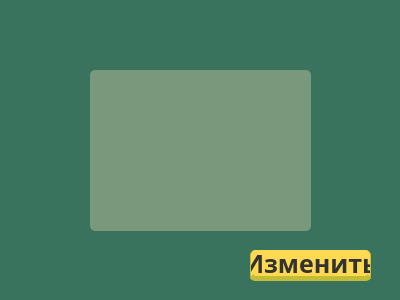
<?xml version="1.0" encoding="UTF-8"?>
<ui version="4.0">
 <class>Edit</class>
 <widget class="QDialog" name="Edit">
  <property name="geometry">
   <rect>
    <x>0</x>
    <y>0</y>
    <width>400</width>
    <height>300</height>
   </rect>
  </property>
  <property name="windowTitle">
   <string>Dialog</string>
  </property>
  <property name="styleSheet">
   <string notr="true">background-color:rgb(57, 115, 93);</string>
  </property>
  <widget class="QPushButton" name="pushButton_edit">
   <property name="geometry">
    <rect>
     <x>250</x>
     <y>250</y>
     <width>121</width>
     <height>31</height>
    </rect>
   </property>
   <property name="sizeIncrement">
    <size>
     <width>0</width>
     <height>0</height>
    </size>
   </property>
   <property name="font">
    <font>
     <family>American Typewriter</family>
     <pointsize>19</pointsize>
     <italic>false</italic>
     <bold>true</bold>
    </font>
   </property>
   <property name="styleSheet">
    <string notr="true">QPushButton{
	background-color:	rgb(255,217,81);
	border: none;
	border-radius: 5px;
	border-bottom: 5px solid rgb(195, 189, 54);
	border-right: 1px solid rgb(195, 189, 54);
	border-left: 1px solid rgb(195, 189, 54);
	font: 700 19pt 'American Typewriter'; color:rgb(50, 50, 50)
	
}
QPushButton:hover{
	background-color:	rgb(255,240,90);
	border-radius: 5px;
	border-bottom: 5px solid rgb(195, 189, 54);
	border-right: 1px solid rgb(195, 189, 54);
	border-left: 1px solid rgb(195, 189, 54);
	font: 700 20pt 'American Typewriter'; color:rgb(50, 50, 50)
}
QPushButton:pressed{
	background-color:	rgb(255,200,70);
	border-radius: 5px;
	border-bottom: 5px solid rgb(195, 189, 54);
	border-right: 1px solid rgb(195, 189, 54);
	border-left: 1px solid rgb(195, 189, 54);
	font: 700 19pt 'American Typewriter'; color:rgb(50, 50, 50)
}</string>
   </property>
   <property name="text">
    <string>Изменить</string>
   </property>
  </widget>
  <widget class="QWidget" name="layoutWidget">
   <property name="geometry">
    <rect>
     <x>90</x>
     <y>70</y>
     <width>221</width>
     <height>161</height>
    </rect>
   </property>
   <layout class="QVBoxLayout" name="verticalLayout">
    <item>
     <widget class="QTextEdit" name="textEdit">
      <property name="font">
       <font>
        <pointsize>18</pointsize>
        <bold>true</bold>
       </font>
      </property>
      <property name="styleSheet">
       <string notr="true">border-radius: 5px;
background-color: rgba(136, 160, 131, 207);
border: none;</string>
      </property>
     </widget>
    </item>
   </layout>
  </widget>
 </widget>
 <resources/>
 <connections/>
</ui>
